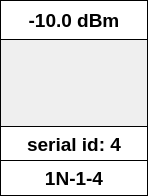
     <widget class="QFrame" name="frame_antenna_1N14">
      <property name="geometry">
       <rect>
        <x>740</x>
        <y>10</y>
        <width>148</width>
        <height>196</height>
       </rect>
      </property>
      <property name="frameShape">
       <enum>QFrame::Box</enum>
      </property>
      <property name="frameShadow">
       <enum>QFrame::Plain</enum>
      </property>
      <widget class="QLabel" name="level_24">
       <property name="geometry">
        <rect>
         <x>0</x>
         <y>0</y>
         <width>148</width>
         <height>40</height>
        </rect>
       </property>
       <property name="font">
        <font>
         <pointsize>14</pointsize>
         <weight>75</weight>
         <bold>true</bold>
        </font>
       </property>
       <property name="styleSheet">
        <string notr="true">background-color: rgb(255, 255, 255);</string>
       </property>
       <property name="frameShape">
        <enum>QFrame::Box</enum>
       </property>
       <property name="text">
        <string>-10.0 dBm</string>
       </property>
       <property name="alignment">
        <set>Qt::AlignCenter</set>
       </property>
      </widget>
      <widget class="QLabel" name="ant_name_22">
       <property name="geometry">
        <rect>
         <x>0</x>
         <y>126</y>
         <width>148</width>
         <height>36</height>
        </rect>
       </property>
       <property name="font">
        <font>
         <pointsize>14</pointsize>
         <weight>75</weight>
         <bold>true</bold>
        </font>
       </property>
       <property name="styleSheet">
        <string notr="true">background-color: rgb(255, 255, 255);</string>
       </property>
       <property name="frameShape">
        <enum>QFrame::Box</enum>
       </property>
       <property name="text">
        <string>serial id: 4</string>
       </property>
       <property name="alignment">
        <set>Qt::AlignCenter</set>
       </property>
      </widget>
      <widget class="QLabel" name="ant_name_23">
       <property name="geometry">
        <rect>
         <x>0</x>
         <y>160</y>
         <width>148</width>
         <height>36</height>
        </rect>
       </property>
       <property name="font">
        <font>
         <pointsize>14</pointsize>
         <weight>75</weight>
         <bold>true</bold>
        </font>
       </property>
       <property name="styleSheet">
        <string notr="true">background-color: rgb(255, 255, 255);</string>
       </property>
       <property name="frameShape">
        <enum>QFrame::Box</enum>
       </property>
       <property name="text">
        <string>1N-1-4</string>
       </property>
       <property name="alignment">
        <set>Qt::AlignCenter</set>
       </property>
      </widget>
      <widget class="QWidget" name="wid_plot_3" native="true">
       <property name="geometry">
        <rect>
         <x>0</x>
         <y>40</y>
         <width>146</width>
         <height>84</height>
        </rect>
       </property>
      </widget>
     </widget>
